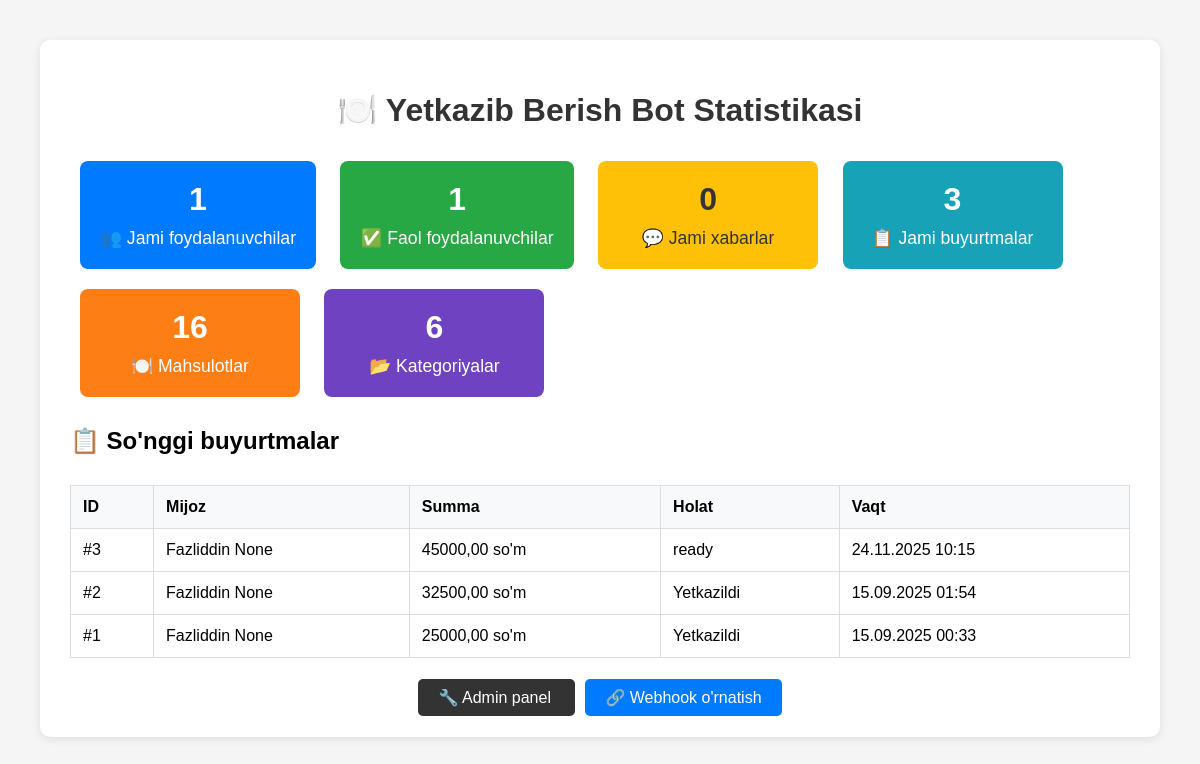
The app's page /bot/stats/ (signed in), older data.
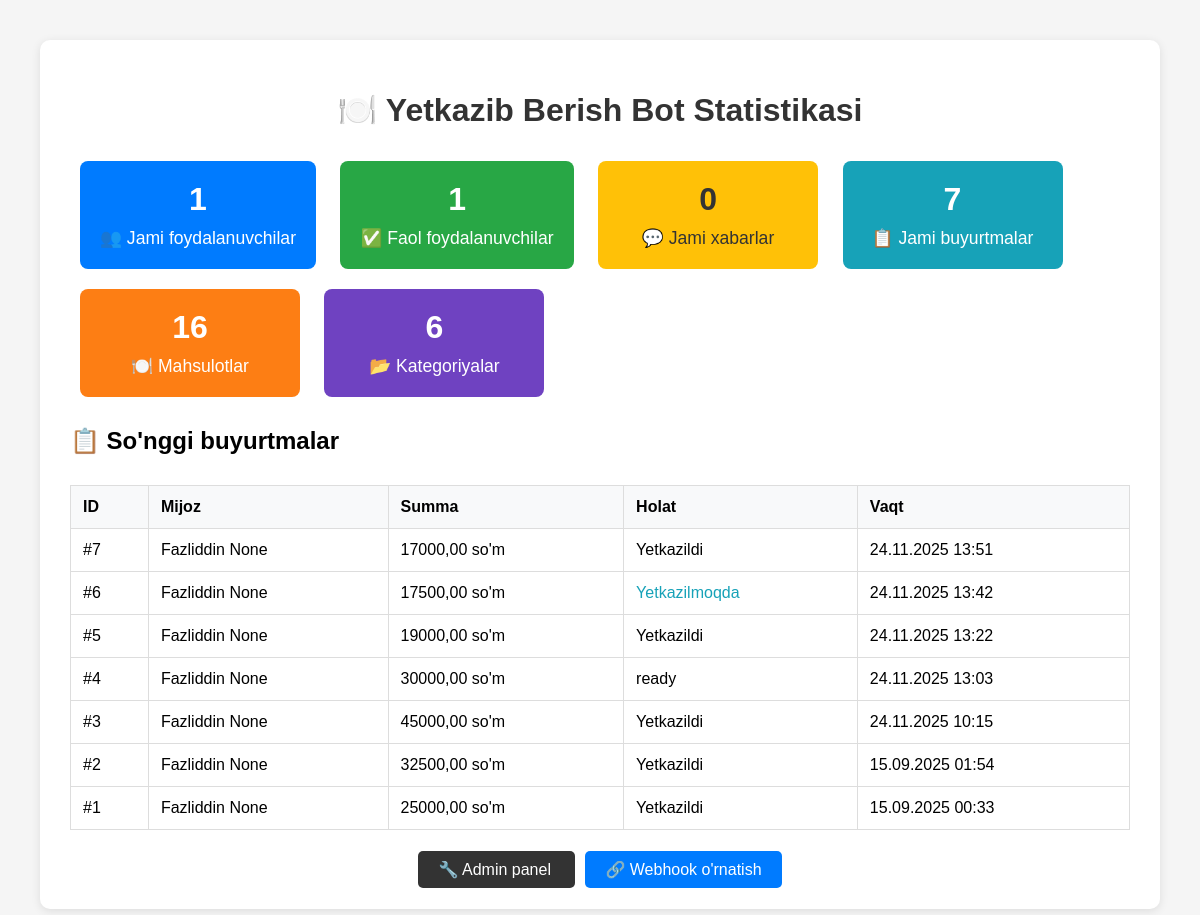
The same page, newer data.
### bot/models.py (models this page shows, shortened)
class Order(models.Model):
    STATUS_CHOICES = [
        ('pending', 'Kutilmoqda'),
        ('confirmed', 'Tasdiqlandi'),
        ('preparing', 'Tayyorlanmoqda'),
        ('delivering', 'Yetkazilmoqda'),
        ('delivered', 'Yetkazildi'),
        ('completed', 'Bajarildi'),
        ('cancelled', 'Bekor qilindi'),
    ]
    PAYMENT_CHOICES = [
        ('cash', 'Naqd pul'),
        ('card', 'Plastik karta'),
        ('online', 'Online to\'lov'),
    ]
    user = models.ForeignKey(TelegramUser, on_delete=models.CASCADE, verbose_name="Foydalanuvchi")
    dormitory = models.ForeignKey('Dormitory', on_delete=models.SET_NULL, blank=True, null=True, verbose_name="Yotoqxona")
    status = models.CharField(max_length=20, choices=STATUS_CHOICES, default='pending', verbose_name="Holat")
    payment_method = models.CharField(max_length=20, choices=PAYMENT_CHOICES, default='cash', verbose_name="To'lov usuli")
    delivery_address = models.TextField(verbose_name="Yetkazib berish manzili")
    room_number = models.CharField(max_length=20, blank=True, null=True, verbose_name="Xona raqami")
    phone_number = models.CharField(max_length=20, verbose_name="Telefon raqam")
    delivery_time = models.DateTimeField(blank=True, null=True, verbose_name="Yetkazib berish vaqti")
    total_amount = models.DecimalField(max_digits=10, decimal_places=2, verbose_name="Umumiy summa")
    delivery_fee = models.DecimalField(max_digits=10, decimal_places=2, default=0, verbose_name="Yetkazib berish haqi")
    notes = models.TextField(blank=True, verbose_name="Izohlar")
    created_at = models.DateTimeField(auto_now_add=True, verbose_name="Buyurtma vaqti")
    updated_at = models.DateTimeField(auto_now=True, verbose_name="Yangilangan vaqt")
    class Meta:
        verbose_name = "Buyurtma"
        verbose_name_plural = "Buyurtmalar"
        ordering = ['-created_at']

class TelegramUser(models.Model):
    user_id = models.BigIntegerField(unique=True, verbose_name="Telegram ID")
    username = models.CharField(max_length=100, blank=True, null=True, verbose_name="Username")
    first_name = models.CharField(max_length=100, blank=True, null=True, verbose_name="Ism")
    last_name = models.CharField(max_length=100, blank=True, null=True, verbose_name="Familiya")
    phone_number = models.CharField(max_length=20, blank=True, null=True, verbose_name="Telefon raqam")
    full_name = models.CharField(max_length=200, blank=True, null=True, verbose_name="To'liq ism")
    age = models.PositiveIntegerField(blank=True, null=True, verbose_name="Yosh")
    dormitory = models.ForeignKey('Dormitory', on_delete=models.SET_NULL, blank=True, null=True, verbose_name="Yotoqxona")
    room_number = models.CharField(max_length=20, blank=True, null=True, verbose_name="Xona raqami")
    is_registered = models.BooleanField(default=False, verbose_name="Ro'yxatdan o'tgan")
    registration_date = models.DateTimeField(blank=True, null=True, verbose_name="Ro'yxatdan o'tgan sana")
    is_active = models.BooleanField(default=True, verbose_name="Faol")
    created_at = models.DateTimeField(auto_now_add=True, verbose_name="Qo'shilgan vaqt")
    class Meta:
        verbose_name = "Foydalanuvchi"
        verbose_name_plural = "Foydalanuvchilar"

### bot/views.py (the view)
# urls.py: path('stats/', views.bot_stats, name='bot_stats'),
@admin_required
def bot_stats(request):
    total_users = TelegramUser.objects.count()
    active_users = TelegramUser.objects.filter(is_active=True).count()
    total_messages = Message.objects.count()
    total_orders = Order.objects.count()
    total_products = Product.objects.count()
    total_categories = Category.objects.count()
    recent_orders = Order.objects.select_related('user').order_by('-created_at')[:10]
    context = {
        'total_users': total_users,
        'active_users': active_users,
        'total_messages': total_messages,
        'total_orders': total_orders,
        'total_products': total_products,
        'total_categories': total_categories,
        'recent_orders': recent_orders,
    }
    return render(request, 'bot/stats.html', context)

### users/models.py (called while the page is built)
    def is_admin_user(self):
        return self.role == self.ADMIN or self.is_superuser

### bot/templates/bot/stats.html (shortened to what this page needs)
<!DOCTYPE html>
<html lang="uz">
<head>
</head>
<body>
    <div class="container">
        <h1>🍽️ Yetkazib Berish Bot Statistikasi</h1>
        <div class="stat-box">
            <div class="stat-number">{{ total_users }}</div>
            <div class="stat-label">👥 Jami foydalanuvchilar</div>
        </div>
        <div class="stat-box" style="background: #28a745;">
            <div class="stat-number">{{ active_users }}</div>
            <div class="stat-label">✅ Faol foydalanuvchilar</div>
        </div>
        <div class="stat-box" style="background: #ffc107; color: #333;">
            <div class="stat-number">{{ total_messages }}</div>
            <div class="stat-label">💬 Jami xabarlar</div>
        </div>
        <div class="stat-box" style="background: #17a2b8;">
            <div class="stat-number">{{ total_orders }}</div>
            <div class="stat-label">📋 Jami buyurtmalar</div>
        </div>
        <div class="stat-box" style="background: #fd7e14;">
            <div class="stat-number">{{ total_products }}</div>
            <div class="stat-label">🍽️ Mahsulotlar</div>
        </div>
        <div class="stat-box" style="background: #6f42c1;">
            <div class="stat-number">{{ total_categories }}</div>
            <div class="stat-label">📂 Kategoriyalar</div>
        </div>
        {% if recent_orders %}
        <h2>📋 So'nggi buyurtmalar</h2>
        <table class="orders-table">
            <thead>
                <tr>
                    <th>ID</th>
                    <th>Mijoz</th>
                    <th>Summa</th>
                    <th>Holat</th>
                    <th>Vaqt</th>
                </tr>
            </thead>
            <tbody>
                {% for order in recent_orders %}
                <tr>
                    <td>#{{ order.id }}</td>
                    <td>{{ order.user.first_name }} {{ order.user.last_name }}</td>
                    <td>{{ order.total_amount }} so'm</td>
                    <td class="status-{{ order.status }}">{{ order.get_status_display }}</td>
                    <td>{{ order.created_at|date:"d.m.Y H:i" }}</td>
                </tr>
                {% endfor %}
            </tbody>
        </table>
        {% endif %}
        <div style="margin-top: 30px; text-align: center;">
            <a href="/admin/" style="background: #333; color: white; padding: 10px 20px; text-decoration: none; border-radius: 5px; margin: 5px;">
                🔧 Admin panel
            </a>
            <a href="/bot/set_webhook/" style="background: #007bff; color: white; padding: 10px 20px; text-decoration: none; border-radius: 5px; margin: 5px;">
                🔗 Webhook o'rnatish
            </a>
        </div>
    </div>
</body>
</html>

### bot/templates/bot/stats.html (style rules this page uses)
body { font-family: Arial, sans-serif; margin: 40px; background-color: #f5f5f5; }
.container { max-width: 1200px; margin: 0 auto; background: white; padding: 30px; border-radius: 10px; box-shadow: 0 2px 10px rgba(0,0,0,0.1); }
.stat-box { display: inline-block; background: #007bff; color: white; padding: 20px; margin: 10px; border-radius: 8px; text-align: center; min-width: 180px; }
.stat-number { font-size: 2em; font-weight: bold; }
.stat-label { margin-top: 10px; font-size: 1.1em; }
h1 { color: #333; text-align: center; }
.orders-table { margin-top: 30px; width: 100%; border-collapse: collapse; }
.orders-table th, .orders-table td { border: 1px solid #ddd; padding: 12px; text-align: left; }
.orders-table th { background-color: #f8f9fa; font-weight: bold; }
.status-delivering { color: #17a2b8; }

Row changes from the older to the newer data that the page shows:
added Order: id "7", user.first_name "Fazliddin", user.last_name "None", total_amount "17000,00", status "Yetkazildi", created_at "24.11.2025 13:51"
added Order: id "6", user.first_name "Fazliddin", user.last_name "None", total_amount "17500,00", status "Yetkazilmoqda", created_at "24.11.2025 13:42"
added Order: id "5", user.first_name "Fazliddin", user.last_name "None", total_amount "19000,00", status "Yetkazildi", created_at "24.11.2025 13:22"
added Order: id "4", user.first_name "Fazliddin", user.last_name "None", total_amount "30000,00", status "ready", created_at "24.11.2025 13:03"
changed Order id 3: status "ready" → "Yetkazildi"
Text that changed along with them:
{{ total_orders }}: "3" → "7"
